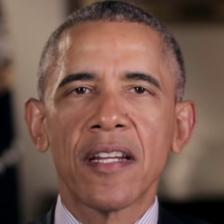
#> input picture Python_learning/image_utils/data/obama.jpg, 224 x 224 px
$ jupyter execute --allow-errors image_utils.ipynb   (older library calls are emulated)
#> lines starting #> are read from the running program, lines starting #| are printed output that depends on the picture
## Show images in Jupyter

[cell 1]
from PIL import Image
from IPython.display import display
import numpy as np

## Using PIL package

[cell 2]
image_path = "./data/obama.jpg"

## Read the image
im = Image.open(image_path) # in RGB order
#> im is the input picture: PIL image 224x224 RGB; mean R, G, B 120.1, 88.2, 77.6
print(type(im))
#| <class 'PIL.JpegImagePlugin.JpegImageFile'>

## convert to numpy array
a = np.asarray(im)

## From a numpy array to PIL image
im = Image.fromarray(a)
print(type(im), im.size)
#| <class 'PIL.Image.Image'> (224, 224)

## Save image
im.save("ob.jpg")

display(im) ## In RGB order by default

## convert image
im = im.convert("L") # convert to grayscale image
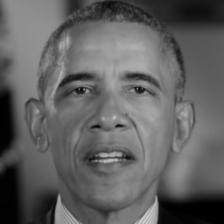
#> im: PIL image 224x224 L; min 0, max 209, mean 96.6
display(im)

## Image transform

[cell 3]
image_path = "./data/obama.jpg"
img = Image.open(image_path)

t = np.stack([256, 256], axis=0)
w0, h0 = img.size
#> w0 = 224; h0 = 224
print(t[0], t[1])

img = img.transform(img.size, Image.AFFINE, (1, 0, t[0] - w0/2, 0, 1, h0/2 - t[1]))
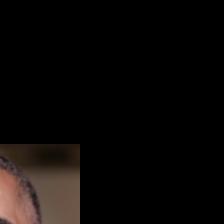
#> img: PIL image 224x224 RGB; mean R, G, B 11.9, 8.9, 7.5

print(img.size)
#| (224, 224)
display(img) ## In RGB order by default

## Crop image

[cell 4]
w, h = 224, 224


img_src = Image.new('RGB', (w, h), (0, 0, 0))
#> img_src: PIL image 224x224 RGB; every value is 0

img_recon = Image.new('RGB', (w, h), (125, 125, 255))
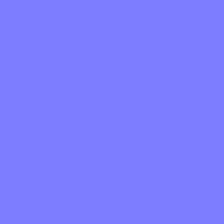
#> img_recon: PIL image 224x224 RGB; mean R, G, B 125, 125, 255
image_path = "./data/obama.jpg"
img_recon = Image.open(image_path)
img_recon = img_recon.resize((224, 224))

display(img_src)
display(img_recon)

x1, y1 = -8, 11
x2, y2 = x1 + w, y1 + h
print(x1, y1, x2, y2)

img_src.paste(img_recon, (x1, y1))
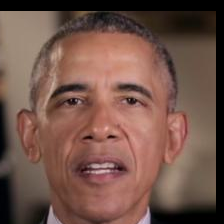
#> img_src: PIL image 224x224 RGB; mean R, G, B 114.7, 83.9, 73.3
display(img_src)

## Use skimage package

[cell 5]
from skimage import io
from skimage import color

image_path = "./data/obama.jpg"
img_src = io.imread(image_path)  ## in RGB order

print(img_src.shape, type(img_src))
#| (224, 224, 3) <class 'numpy.ndarray'>

display(Image.fromarray(img_src))
